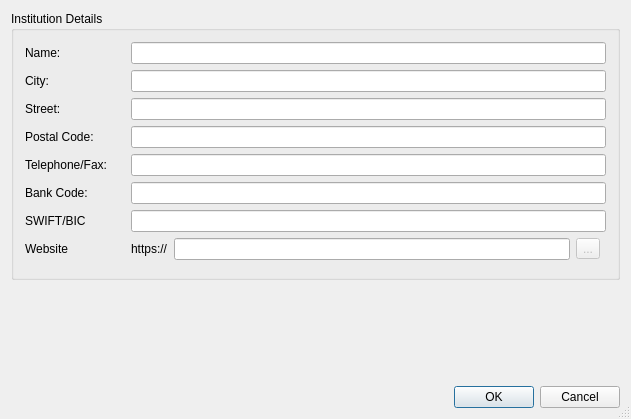
<?xml version="1.0" encoding="UTF-8"?>
<ui version="4.0">
 <class>KNewBankDlg</class>
 <widget class="QDialog" name="KNewBankDlg">
  <property name="geometry">
   <rect>
    <x>0</x>
    <y>0</y>
    <width>631</width>
    <height>419</height>
   </rect>
  </property>
  <property name="windowTitle">
   <string>New Institution Dialog</string>
  </property>
  <property name="sizeGripEnabled">
   <bool>true</bool>
  </property>
  <layout class="QVBoxLayout" name="verticalLayout">
   <item>
    <widget class="QGroupBox" name="GroupBox1">
     <property name="enabled">
      <bool>true</bool>
     </property>
     <property name="title">
      <string>Institution Details</string>
     </property>
     <layout class="QGridLayout" name="gridLayout">
      <item row="7" column="1">
       <widget class="QLabel" name="label_2">
        <property name="text">
         <string>https://</string>
        </property>
       </widget>
      </item>
      <item row="4" column="0">
       <widget class="QLabel" name="TextLabel5">
        <property name="minimumSize">
         <size>
          <width>100</width>
          <height>0</height>
         </size>
        </property>
        <property name="text">
         <string>Telephone/Fax:</string>
        </property>
        <property name="wordWrap">
         <bool>false</bool>
        </property>
       </widget>
      </item>
      <item row="2" column="0">
       <widget class="QLabel" name="TextLabel3">
        <property name="minimumSize">
         <size>
          <width>100</width>
          <height>0</height>
         </size>
        </property>
        <property name="text">
         <string>Street:</string>
        </property>
        <property name="wordWrap">
         <bool>false</bool>
        </property>
       </widget>
      </item>
      <item row="5" column="1" colspan="4">
       <widget class="KLineEdit" name="bankCodeEdit">
        <property name="toolTip">
         <string extracomment="Tooltip for 'Bank Code' field. Include an example of the culture-specific term for 'Bank Code' here, if one is common (https://en.wikipedia.org/wiki/Bank_code).">A bank code assigned to Institution by a central bank, a bank supervisory body or a Bankers Association. Known as 'Routing Number' (US accounts) or a 'Sort Code' (UK accounts).</string>
        </property>
       </widget>
      </item>
      <item row="6" column="0">
       <widget class="QLabel" name="TextLabel7">
        <property name="minimumSize">
         <size>
          <width>100</width>
          <height>0</height>
         </size>
        </property>
        <property name="text">
         <string>SWIFT/BIC</string>
        </property>
        <property name="wordWrap">
         <bool>false</bool>
        </property>
       </widget>
      </item>
      <item row="0" column="1" colspan="4">
       <widget class="KLineEdit" name="nameEdit"/>
      </item>
      <item row="7" column="2">
       <widget class="KLineEdit" name="urlEdit"/>
      </item>
      <item row="6" column="1" colspan="4">
       <widget class="KLineEdit" name="bicEdit">
        <property name="toolTip">
         <string extracomment="Tooltip for 'SWIFT/BIC' field">A Business Identifier Code, also known as SWIFT.</string>
        </property>
       </widget>
      </item>
      <item row="8" column="0" colspan="5">
       <widget class="KMessageWidget" name="messageWidget" native="true"/>
      </item>
      <item row="3" column="0">
       <widget class="QLabel" name="TextLabel4">
        <property name="minimumSize">
         <size>
          <width>100</width>
          <height>0</height>
         </size>
        </property>
        <property name="text">
         <string>Postal Code:</string>
        </property>
        <property name="wordWrap">
         <bool>false</bool>
        </property>
       </widget>
      </item>
      <item row="4" column="1" colspan="4">
       <widget class="KLineEdit" name="telephoneEdit"/>
      </item>
      <item row="3" column="1" colspan="4">
       <widget class="KLineEdit" name="postcodeEdit"/>
      </item>
      <item row="7" column="0">
       <widget class="QLabel" name="label">
        <property name="text">
         <string>Website</string>
        </property>
       </widget>
      </item>
      <item row="2" column="1" colspan="4">
       <widget class="KLineEdit" name="streetEdit"/>
      </item>
      <item row="0" column="0">
       <widget class="QLabel" name="TextLabel1">
        <property name="text">
         <string comment="institution name column">Name:</string>
        </property>
        <property name="wordWrap">
         <bool>false</bool>
        </property>
       </widget>
      </item>
      <item row="1" column="1" colspan="4">
       <widget class="KLineEdit" name="cityEdit"/>
      </item>
      <item row="1" column="0">
       <widget class="QLabel" name="TextLabel2">
        <property name="minimumSize">
         <size>
          <width>100</width>
          <height>0</height>
         </size>
        </property>
        <property name="text">
         <string>City:</string>
        </property>
        <property name="wordWrap">
         <bool>false</bool>
        </property>
       </widget>
      </item>
      <item row="5" column="0">
       <widget class="QLabel" name="TextLabel6">
        <property name="minimumSize">
         <size>
          <width>100</width>
          <height>0</height>
         </size>
        </property>
        <property name="text">
         <string>Bank Code:</string>
        </property>
        <property name="wordWrap">
         <bool>false</bool>
        </property>
       </widget>
      </item>
      <item row="7" column="3">
       <widget class="QToolButton" name="iconButton">
        <property name="enabled">
         <bool>false</bool>
        </property>
        <property name="text">
         <string>...</string>
        </property>
       </widget>
      </item>
     </layout>
    </widget>
   </item>
   <item>
    <spacer name="Spacer30">
     <property name="orientation">
      <enum>Qt::Vertical</enum>
     </property>
     <property name="sizeType">
      <enum>QSizePolicy::Expanding</enum>
     </property>
     <property name="sizeHint" stdset="0">
      <size>
       <width>16</width>
       <height>16</height>
      </size>
     </property>
    </spacer>
   </item>
   <item>
    <widget class="QDialogButtonBox" name="buttonBox">
     <property name="standardButtons">
      <set>QDialogButtonBox::Cancel|QDialogButtonBox::Ok</set>
     </property>
    </widget>
   </item>
  </layout>
 </widget>
 <layoutdefault spacing="6" margin="11"/>
 <customwidgets>
  <customwidget>
   <class>KLineEdit</class>
   <extends>QLineEdit</extends>
   <header>klineedit.h</header>
  </customwidget>
  <customwidget>
   <class>KMessageWidget</class>
   <extends>QWidget</extends>
   <header>kmessagewidget.h</header>
   <container>1</container>
  </customwidget>
 </customwidgets>
 <tabstops>
  <tabstop>nameEdit</tabstop>
  <tabstop>cityEdit</tabstop>
  <tabstop>streetEdit</tabstop>
  <tabstop>postcodeEdit</tabstop>
  <tabstop>telephoneEdit</tabstop>
  <tabstop>bankCodeEdit</tabstop>
  <tabstop>bicEdit</tabstop>
  <tabstop>urlEdit</tabstop>
  <tabstop>iconButton</tabstop>
  <tabstop>buttonBox</tabstop>
 </tabstops>
 <resources/>
 <connections/>
</ui>
